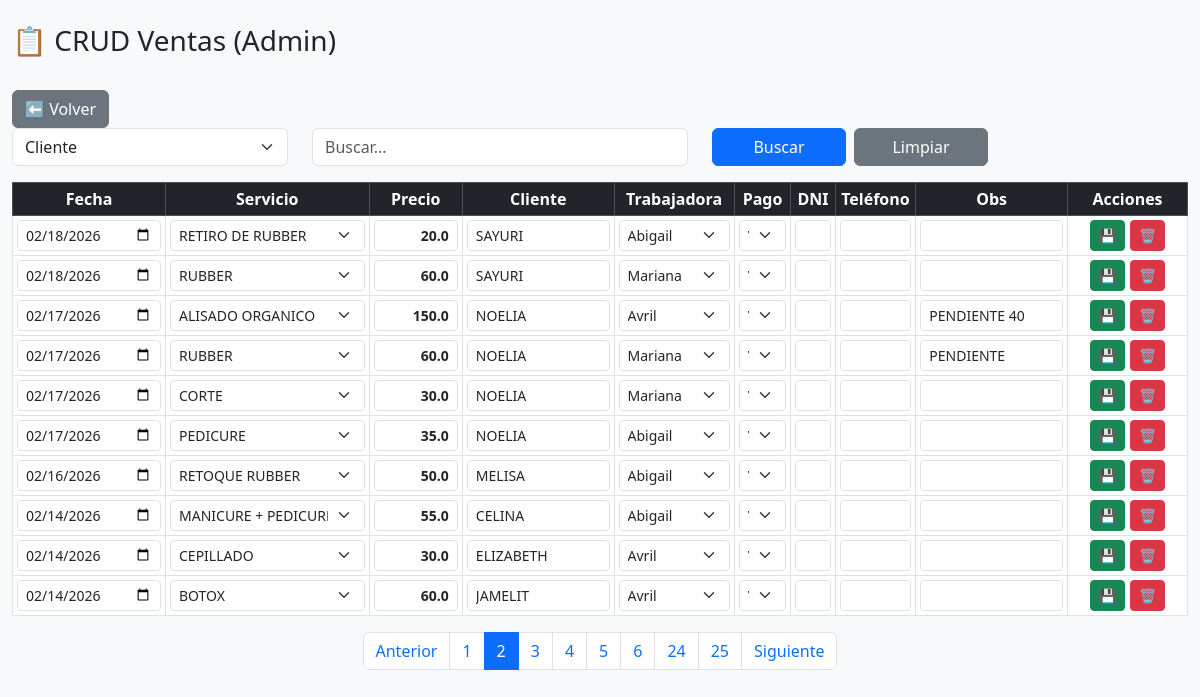
Page /ventas?page=2 (signed in) on the committed database.
### app.py (models this page shows)
class Venta(db.Model):
    id = db.Column(db.Integer, primary_key=True)
    fecha = db.Column(db.DateTime, default=datetime.utcnow)
    cliente = db.Column(db.String(100))
    precio = db.Column(db.Float)
    medio_pago = db.Column(db.String(50), nullable=False)
    dni = db.Column(db.String(20), nullable=True)
    telefono = db.Column(db.String(20), nullable=True)
    observaciones = db.Column(db.String(200), nullable=True)
    trabajadora_id = db.Column(db.Integer, db.ForeignKey('trabajadora.id'))
    servicio_id = db.Column(db.Integer, db.ForeignKey('servicio.id'))
    trabajadora = db.relationship('Trabajadora')
    servicio = db.relationship('Servicio')

class Servicio(db.Model):
    id = db.Column(db.Integer, primary_key=True)
    nombre = db.Column(db.String(100))

class Trabajadora(db.Model):
    id = db.Column(db.Integer, primary_key=True)
    nombre = db.Column(db.String(100))
    tipo_pago = db.Column(db.String(20))
    sueldo_base = db.Column(db.Float, default=0)
    comision = db.Column(db.Float, default=0)
    meta_1 = db.Column(db.Float, default=0)
    comision_meta_1 = db.Column(db.Float, default=0)
    meta_2 = db.Column(db.Float, default=0)
    comision_meta_2 = db.Column(db.Float, default=0)
    activo = db.Column(db.Boolean, default=True)
    from datetime import time
    hora_semana = db.Column(db.Time, default=time(10,0))
    hora_sabado = db.Column(db.Time, default=time(10,0))

### app.py (the view, shortened to what this page needs)
@app.route("/ventas")
def ventas():
    if session.get("rol") != "admin":
        return redirect("/")
    page = request.args.get("page", 1, type=int)
    campo = request.args.get("campo")
    q = request.args.get("q")
    fecha = request.args.get("fecha")
    query = Venta.query
    if fecha:
        from datetime import datetime
        fecha_dt = datetime.strptime(fecha, "%Y-%m-%d").date()
        query = query.filter(db.func.date(Venta.fecha)==fecha_dt)
    ventas = query.order_by(Venta.fecha.desc()).paginate(page=page, per_page=10)
    return render_template(
        "ventas.html",
        ventas=ventas,
        trabajadoras=trabajadoras_activas(),
        servicios=Servicio.query.all(),
        campo=campo,
        q=q,
        fecha=fecha
    )

### app.py (called while the page is built)
def trabajadoras_activas():
    return Trabajadora.query.filter_by(activo=True).order_by(Trabajadora.nombre).all()

### templates/ventas.html (shortened to what this page needs)
<!DOCTYPE html>
<html>
<head>
<link href="https://cdn.jsdelivr.net/npm/bootstrap@5.3.2/dist/css/bootstrap.min.css" rel="stylesheet">
</head>
<body class="bg-light">
<div class="container-fluid mt-4">
<h3 class="mb-3">📋 CRUD Ventas (Admin)</h3>
<a href="/" class="btn btn-secondary mt-3">⬅ Volver</a>
<div class="table-responsive">
<form method="GET" class="row mb-3">
<div class="col-md-3">
<select name="campo" class="form-select">
<option value="cliente" {% if campo=="cliente" %}selected{% endif %}>Cliente</option>
</select>
</div>
<div class="col-md-4">
<input type="text" name="q" class="form-control"
       value="{{ q or '' }}"
       placeholder="Buscar...">
</div>
<div class="col-md-3 d-flex gap-2">
<button class="btn btn-primary w-50">Buscar</button>
<a href="/ventas" class="btn btn-secondary w-50">
Limpiar
</a>
</div>
</form>
<table class="table table-sm table-bordered table-hover align-middle text-center">
<thead class="table-dark">
<tr>
<th>Fecha</th>
<th>Servicio</th>
<th>Precio</th>
<th>Cliente</th>
<th>Trabajadora</th>
<th>Pago</th>
<th>DNI</th>
<th>Teléfono</th>
<th>Obs</th>
<th>Acciones</th>
</tr>
</thead>
<tbody>
{% for v in ventas.items %}
<tr>
<form method="POST" action="/ventas/editar/{{v.id}}">
<td style="min-width:120px">
<input type="date" class="form-control form-control-sm"
       name="fecha"
       value="{{ v.fecha.strftime('%Y-%m-%d') }}">
</td>
<td style="min-width:200px">
<select class="form-select form-select-sm" name="servicio">
{% for s in servicios %}
<option value="{{s.id}}" {% if s.id==v.servicio_id %}selected{% endif %}>
{{s.nombre}}
</option>
{% endfor %}
</select>
</td>
<td style="min-width:90px">
<input class="form-control form-control-sm text-end fw-bold"
       name="precio"
       value="{{v.precio}}">
</td>
<td style="min-width:150px">
<input class="form-control form-control-sm"
       name="cliente"
       value="{{v.cliente or ''}}">
</td>
<td style="min-width:120px">
<select class="form-select form-select-sm" name="trabajadora">
{% for t in trabajadoras %}
<option value="{{t.id}}" {% if t.id==v.trabajadora_id %}selected{% endif %}>
{{t.nombre}}
</option>
{% endfor %}
</select>
</td>
<td>
<select class="form-select form-select-sm" name="medio_pago">
<option {% if v.medio_pago=="Yape" %}selected{% endif %}>Yape</option>
</select>
</td>
<td>
<input class="form-control form-control-sm"
       name="dni"
       value="{{ v.dni|int if v.dni }}">
</td>
<td>
<input class="form-control form-control-sm"
       name="telefono"
       value="{{ v.telefono|int if v.telefono }}">
</td>
<td style="min-width:150px">
<input class="form-control form-control-sm"
       name="observaciones"
       value="{{v.observaciones or ''}}">
</td>
<td style="min-width:120px">
<button class="btn btn-success btn-sm"
        type="submit"
        onclick="return confirm('¿Guardar cambios de esta venta?')">
💾
</button>
<a href="/ventas/eliminar/{{v.id}}"
   class="btn btn-danger btn-sm"
   onclick="return confirm('¿Seguro que deseas eliminar esta venta?')">
🗑
</a>
</td>
</form>
</tr>
{% endfor %}
</tbody>
</table>
<nav class="mt-3">
<ul class="pagination justify-content-center">
{% if ventas.has_prev %}
<li class="page-item">
<a class="page-link"
   href="{{ url_for('ventas', page=ventas.prev_num, campo=campo, q=q) }}">
Anterior
</a>
</li>
{% endif %}
{% for num in ventas.iter_pages() %}
  {% if num %}
    <li class="page-item {% if ventas.page == num %}active{% endif %}">
      <a class="page-link"
         href="{{ url_for('ventas', page=num, campo=campo, q=q) }}">
         {{ num }}
      </a>
    </li>
  {% endif %}
{% endfor %}
{% if ventas.has_next %}
<li class="page-item">
<a class="page-link"
   href="{{ url_for('ventas', page=ventas.next_num, campo=campo, q=q) }}">
Siguiente
</a>
</li>
{% endif %}
</ul>
</nav>
</div>
</div>
</body>
</html>

### rows in the picture
Venta: fecha "02/18/2026", servicio "RETIRO DE RUBBER", precio "20.0", cliente "SAYURI", trabajadora "Abigail"
Venta: fecha "02/18/2026", servicio "RUBBER", precio "60.0", cliente "SAYURI", trabajadora "Mariana", medio_pago "Yape"
Venta: fecha "02/17/2026", servicio "ALISADO ORGANICO", precio "150.0", cliente "NOELIA", trabajadora "Avril", observaciones "PENDIENTE 40"
Venta: fecha "02/17/2026", servicio "RUBBER", precio "60.0", cliente "NOELIA", trabajadora "Mariana", observaciones "PENDIENTE"
Venta: fecha "02/17/2026", servicio "CORTE", precio "30.0", cliente "NOELIA", trabajadora "Mariana"
Venta: fecha "02/17/2026", servicio "PEDICURE", precio "35.0", cliente "NOELIA", trabajadora "Abigail"
Venta: fecha "02/16/2026", servicio "RETOQUE RUBBER", precio "50.0", cliente "MELISA", trabajadora "Abigail"
Venta: fecha "02/14/2026", servicio "MANICURE + PEDICURE", precio "55.0", cliente "CELINA", trabajadora "Abigail"
Venta: fecha "02/14/2026", servicio "CEPILLADO", precio "30.0", cliente "ELIZABETH", trabajadora "Avril"
Venta: fecha "02/14/2026", servicio "BOTOX", precio "60.0", cliente "JAMELIT", trabajadora "Avril"

### other values in the picture
{{ num }} "1" "2" "3" "4" "5" "6" "24" "25"
